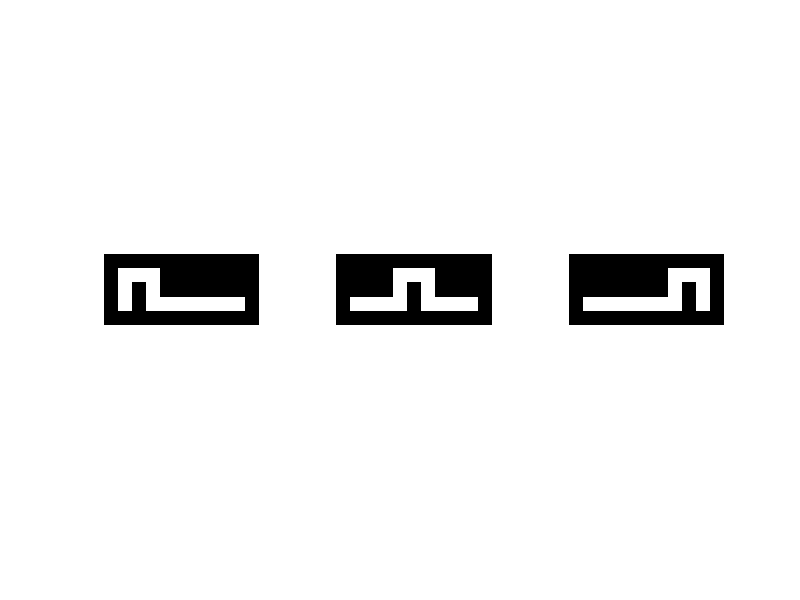

Here is the MATLAB script that generated this plot: (Note: this script raises an error after producing the figure.)
%% generate pattern
close all; clear; clc;

x1 = [0 0 0 0 0 0 0 0 0 0 0;
      0 1 1 1 0 0 0 0 0 0 0;
      0 1 0 1 0 0 0 0 0 0 0;
      0 1 0 1 1 1 1 1 1 1 0;
      0 0 0 0 0 0 0 0 0 0 0];

x2 = [0 0 0 0 0 0 0 0 0 0 0;
      0 0 0 0 1 1 1 0 0 0 0 ;
      0 0 0 0 1 0 1 0 0 0 0;
      0 1 1 1 1 0 1 1 1 1 0;
      0 0 0 0 0 0 0 0 0 0 0];

x3 = [0 0 0 0 0 0 0 0 0 0 0;
      0 0 0 0 0 0 0 1 1 1 0;
      0 0 0 0 0 0 0 1 0 1 0;
      0 1 1 1 1 1 1 1 0 1 0;
      0 0 0 0 0 0 0 0 0 0 0];

subplot(1, 3, 1); imshow(x1, 'InitialMagnification', 10000); hold on;
subplot(1, 3, 2); imshow(x2, 'InitialMagnification', 10000); hold on;
subplot(1, 3, 3); imshow(x3, 'InitialMagnification', 10000); hold on;

X = [x1; x2; x3];
moments = [];
moments_norm = [];

N = 3;
%% 
for i = 1 : N    
    image = X(5*i-4:5*i,:);
    [height, width] = size(image);
    
    %% Calculate the required parameters
    % define a co-ordinate system for image 
    xgrid = repmat((-floor(height/2):1:ceil(height/2)-1)',1,width);
    ygrid = repmat(-floor(width/2):1:ceil(width/2)-1,height,1);
    
    [x_bar, y_bar] = centerOfMass(image,xgrid,ygrid);
    
    % normalize coordinate system by subtracting mean
    xnorm = x_bar - xgrid;
    ynorm = y_bar - ygrid;
    
    %% Calculate the central moments
    % central moments
    mu_11 = central_moments( image ,xnorm,ynorm,1,1);
    mu_20 = central_moments( image ,xnorm,ynorm,2,0);
    mu_02 = central_moments( image ,xnorm,ynorm,0,2);
    mu_21 = central_moments( image ,xnorm,ynorm,2,1);
    mu_12 = central_moments( image ,xnorm,ynorm,1,2);
    mu_03 = central_moments( image ,xnorm,ynorm,0,3);
    mu_30 = central_moments( image ,xnorm,ynorm,3,0);
    
    %% Calculate Hu's Invariant moments
    %central_moment = [mu_11, mu_20, mu_02, mu_21, mu_12, mu_03, mu_30];
    %calculate first 8 hu moments of order 3
    I_one   = mu_20 + mu_02;
    I_two   = (mu_20 - mu_02)^2 + 4*(mu_11)^2;
    I_three = (mu_30 - 3*mu_12)^2 + (mu_03 - 3*mu_21)^2;
    I_four  = (mu_30 + mu_12)^2 + (mu_03 + mu_21)^2;
    I_five  = (mu_30 - 3*mu_12)*(mu_30 + mu_12)*((mu_30 + mu_12)^2 - 3*(mu_21 + mu_03)^2) + (3*mu_21 - mu_03)*(mu_21 + mu_03)*(3*(mu_30 + mu_12)^2 - (mu_03 + mu_21)^2);
    I_six   = (mu_20 - mu_02)*((mu_30 + mu_12)^2 - (mu_21 + mu_03)^2) + 4*mu_11*(mu_30 + mu_12)*(mu_21 + mu_03);
    I_seven = (3*mu_21 - mu_03)*(mu_30 + mu_12)*((mu_30 + mu_12)^2 - 3*(mu_21 + mu_03)^2) + (mu_30 - 3*mu_12)*(mu_21 + mu_03)*(3*(mu_30 + mu_12)^2 - (mu_03 + mu_21)^2);
    I_eight = mu_11*(mu_30 + mu_12)^2 - (mu_03 + mu_21)^2 - (mu_20 - mu_02)*(mu_30 + mu_12)*(mu_21 + mu_03);
    
    %% Apply log, and view the results.
    hu_moments_vector = [I_one, I_two, I_three,I_four,I_five,I_six,I_seven,I_eight];
    hu_moments_vector_norm= -sign(hu_moments_vector).*(log10(abs(hu_moments_vector)));
    moments = [moments; hu_moments_vector];
    moments_norm = [moments_norm; hu_moments_vector_norm];
end

figure;
for m_i = 1 : 8
    subplot(4, 2,m_i)
    plot(moments(:,m_i)); hold on;
end
% legend(["I1", "I2", "I3", "I4", "I5", "I6", "I7", "I8"]);
% legend(["I3", "I4", "I5", "I6", "I7", "I8"]);